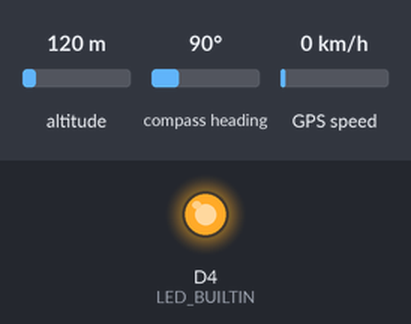
The sketch below on a simulated ESP8266 (NodeMCU). Shown: output pins drawn as LEDs (lit = HIGH, except the on-board LED, lit = LOW). The inputs (shaded band) are chosen by the test bench; at power-on: altitude 120 m, compass heading 90°, GPS speed 0 km/h. WiFi joins after 1.5 s; servers stay silent unless stated; uploads are accepted with an empty reply; the GPS gets a fix after 3 s at 37.7749, -122.4194 with 8 satellites; what the sketch prints to the serial monitor is not drawn.

Above: at 0.1 s.
At 1.6 s:
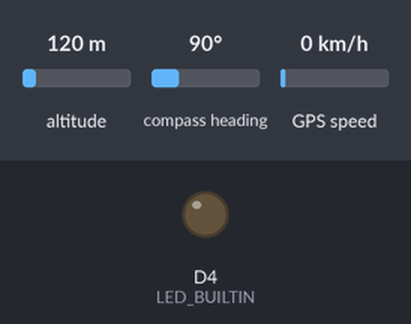
Timing chart, 0 to 3.1 s (numbered marks = the images above):
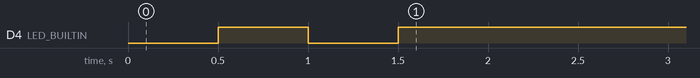

The sketch:

send_gps_data.ino
```cpp
#include <Arduino.h>

#include <ESP8266WiFi.h>
#include <ESP8266HTTPClient.h>
#include <ArduinoJson.h>
#include <TinyGPS++.h>
#include <SoftwareSerial.h>
#define rxPin D2
#define txPin D3
#define GPSBaud 9600;

TinyGPSPlus gps;
SoftwareSerial softSer(rxPin, txPin);

HTTPClient http;
WiFiClient client;

double latitude, longitude;
long currentTime, previousTime1, previousTime2;

void setup() {
  pinMode(LED_BUILTIN, OUTPUT);

  Serial.begin(115200);
  softSer.begin(9600);
  Serial.println();
  WiFi.begin("D&DC", "qwertzui");

  Serial.print("Connecting to WiFi");
  while (WiFi.status() != WL_CONNECTED) {
    delay(500);
    Serial.print(".");
    digitalWrite(LED_BUILTIN, digitalRead(LED_BUILTIN) ^ 1);
  }
  Serial.println("done.");
}

void updateGpsdata(double latitude, double longitude) {

  if (WiFi.status() == WL_CONNECTED) {

    http.begin(client, "http://192.168.197.1/helping-hand/update_gpsdata.php");  // <1KB payload
    // http.begin(client, "http://www.geekstips.com/esp8266-arduino-tutorial-iot-code-example/"); // 30KB payload

    http.addHeader("Content-Type", "application/x-www-form-urlencoded");

    String data = "latitude=" + (String)latitude + "&longitude=" + (String)longitude;
    Serial.println(data);

    int httpCode = http.POST(data);
    String payload = http.getString();  //Get the response payload

    // Serial.println(httpCode);   //Print HTTP return code
    // Serial.println(payload);    //Print request response payload
  }
}

void loop() {

  currentTime = millis();

  while (softSer.available() > 0) {
    gps.encode(softSer.read());
    if (gps.location.isUpdated()) {
      // Serial.print("Latitude= ");
      // Serial.print(gps.location.lat(), 6);
      // Serial.print(" Longitude= ");
      // Serial.println(gps.location.lng(), 6);
      latitude = gps.location.lat();
      longitude = gps.location.lng();
    }
  }

  if (currentTime - previousTime1 >= 1000) {
    updateGpsdata(latitude, longitude );
    previousTime1 = currentTime;
  }
}
```
